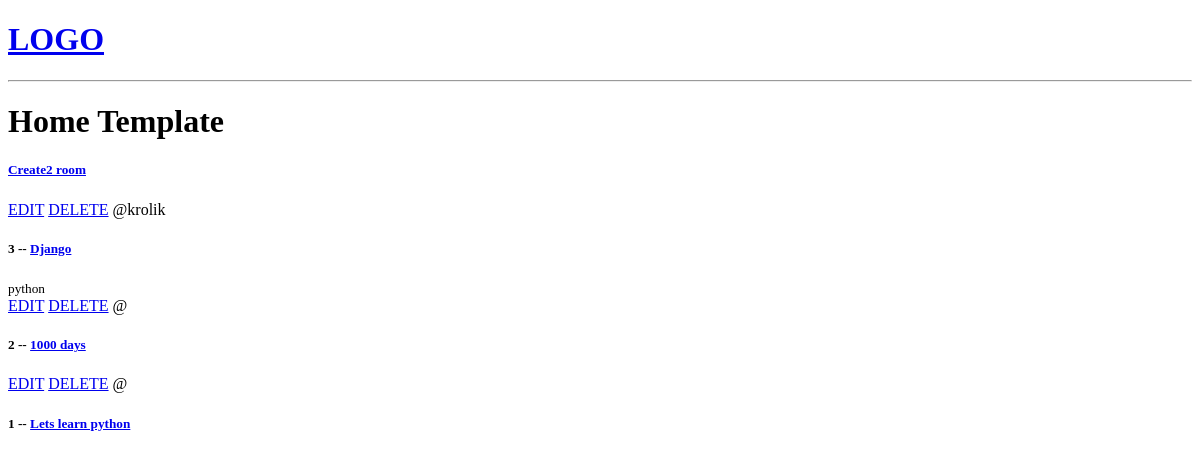
The app's page /, older data.
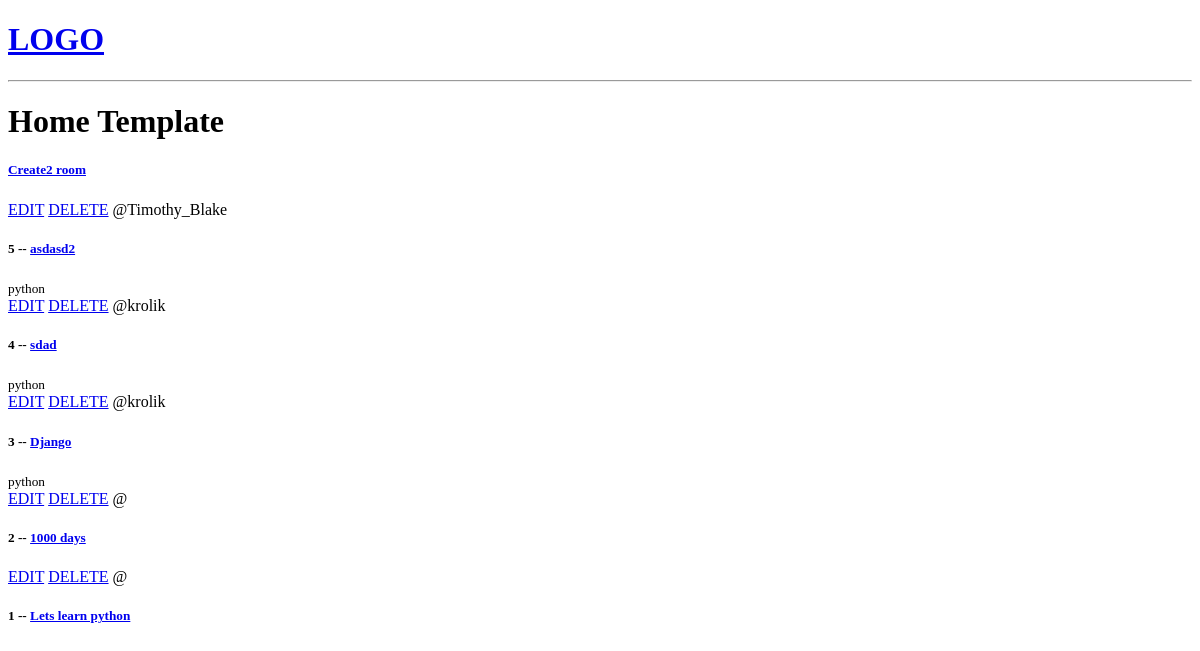
The same page, newer data.
### base/models.py (models this page shows, shortened)
class Room(models.Model):
    host=models.ForeignKey(User, on_delete=models.SET_NULL, null=True)
    topic = models.ForeignKey(Topic, on_delete=models.SET_NULL, null=True)
    name = models.CharField(max_length=200)
    description = models.TextField(null=True, blank=True)
    updated = models.DateTimeField(auto_now=True)
    created = models.DateTimeField(auto_now_add=True)
    class Meta:
        ordering = ['-updated', '-created']

class Topic(models.Model):
    name=models.CharField(max_length=200)

### base/views.py (the view)
# urls.py: path('', views.home, name="home"),
def home(request):
    rooms = Room.objects.all()
    context= {'rooms': rooms}
    return render(request, 'base/home.html', context)

### base/templates/base/home.html
{% extends 'main.html' %}
{% block content %}
<h1>Home Template</h1>
<div>
    <h5><a href="{% url 'create_room' %}">Create2 room</a></h5>
    <div>
        {% for room in rooms %}
            <div>
                <a href="{% url 'update_room' room.id %}">EDIT</a>
                <a href="{% url 'delete_room' room.id %}">DELETE</a>
                <span>@{{room.host.username}}</span>
                <h5>{{room.id}} -- <a href="{% url 'room' room.id %}">{{room.name}}</a></h5>
                <small>{{room.topic.name}}</small>
            </div>
        {% endfor %}
    </div>
</div>
{% endblock content %}

### templates/main.html (shortened to what this page needs)
<!DOCTYPE html>
<html lang="en">
<head>
</head>
<body>
    {% include 'navbar.html' %}
    {% block content%}
    {% endblock %}
</body>
</html>

### templates/navbar.html
<a href="/">
    <h1>LOGO</h1>
</a>
<hr>

Row changes from the older to the newer data that the page shows:
added Room: host.username "Timothy_Blake", id "5", name "asdasd2", topic.name "python"
added Room: host.username "krolik", id "4", name "sdad", topic.name "python"
